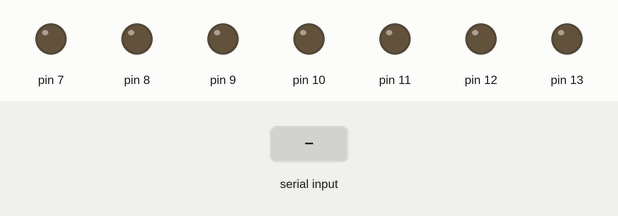
Simulated run of this sketch. Board: Arduino Uno, built with avr-gcc and run on an emulated ATmega328P. Parts: output pins drawn as LEDs (lit = HIGH). Inputs (shaded band) come from the test bench. Random numbers use the default seed unless the sketch sets one.

Above: at 1.2 s.
1.3 s: "1" received over Serial
At 1.8 s:
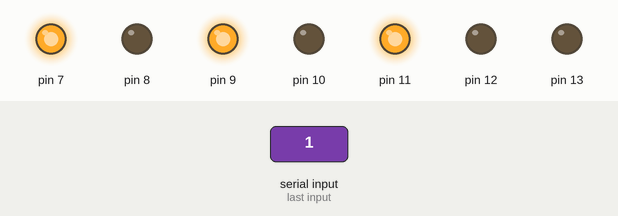
2.8 s: "1" received over Serial
At 4.2 s:
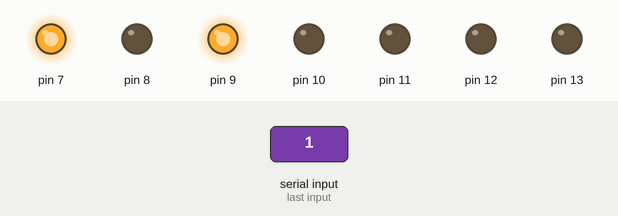
Timing chart, 0 to 5.8 s (numbered marks = the images above; inputs shaded):
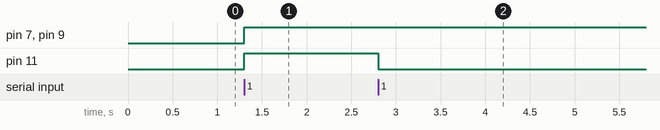

The sketch:

dice.ino
```cpp
/*
 * Created By Streanga Sarmis-Stefan<streangasarmis@gmail.com>
 *
 * 13 -> top right
 * 12 -> right middle
 * 11 -> middle
 * 10 -> left middle
 * 9  -> top left
 * 8  -> bottom left
 * 7  -> bottom right
 *
 */

typedef struct face{
  byte number;
  byte pins[6]; // maximum of 6 leds at once
} face;

face faces[6] = {
  {1, {11}},
  {2, {9, 7}},
  {3, {9, 11, 7}},
  {4, {13, 9, 8, 7}},
  {5, {13, 9, 8, 7, 11}},
  {6, {13, 9, 8, 7, 12, 10}}
};

byte r;

void setup() {
  Serial.begin(9600);
  for(byte pin = 7; pin <= 13; ++pin){
    pinMode(pin, OUTPUT);
  }

  randomSeed(analogRead(0));
}

void lightLeds(const face& f){
  for(byte pin = 7; pin <= 13; ++pin){
    digitalWrite(pin, LOW);
  }

  for(byte i = 0; i < f.number; ++i){
    digitalWrite(f.pins[i], HIGH);
  }

}

void loop() {
  if(Serial.available() > 0){
    byte value = Serial.read();
    if(value == '1'){
      r = random(1, 7);
      lightLeds(faces[r - 1]);
    }
  }
}
```

Measured:
- after the input at 1.3 s, pin 7, pin 9, pin 11: LOW → HIGH at once
- after the input at 2.8 s, pin 11: HIGH → LOW at once
